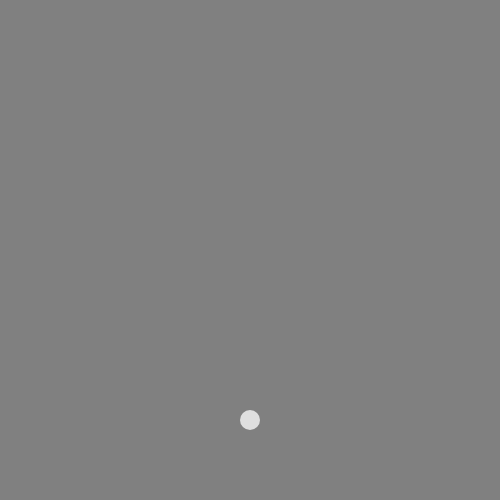
Frame 1 (no input)
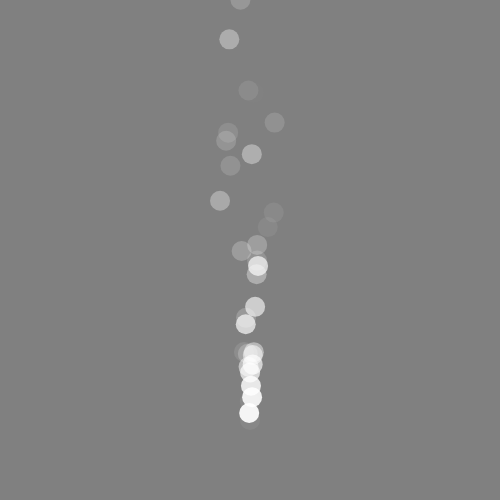
Frame 60 (no input)
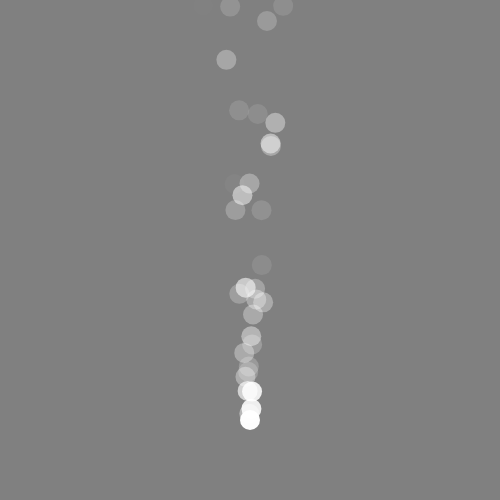
Frame 120 (the mouse pressed at the canvas centre since frame 60)

The p5.js sketch that drew these frames (run headless with seeded random() and noise() and a simulated clock; from frame 60 on, the mouse is pressed at the canvas centre):

// p5.js sketch
// ── sketch.js
let cars = [];

function setup() {
  createCanvas(500, 500);

  for (let i = 0; i < 20; i++) {
    //  cars.push(new Car());
    noStroke();
  }
}

function draw() {
  background('grey');
  cars.push(new Car());

  for (let i = 0; i < cars.length; i++) {
    cars[i].display();
    cars[i].move();
    if (cars[i].a<=0){
      cars.splice(i, 1);
    }
  }
}

class Car {

  constructor() {
    //attributes
    this.pos = createVector(width / 2, height - 80);
    this.vel = createVector(random(-.8, .8), random(-10, -5));
    this.r = 255// random(255);
    this.g = 255// random(255);
    this.b = 255// random(255);
    this.a = random(255);
  }

  //methods
  display() {
    fill(this.r, this.g, this.b, this.a)
    ellipse(this.pos.x, this.pos.y, 20);
  }

  move() {

    this.pos.add(this.vel);
    this.a = this.a-4;
    // if (this.pos.x > width) this.pos.x = 0;
    // if (this.pos.x < 0) this.pos.x = width;
    // if (this.pos.y > height) this.pos.y = 0;
    // if (this.pos.y < 0) this.pos.y = height;

  }

}
